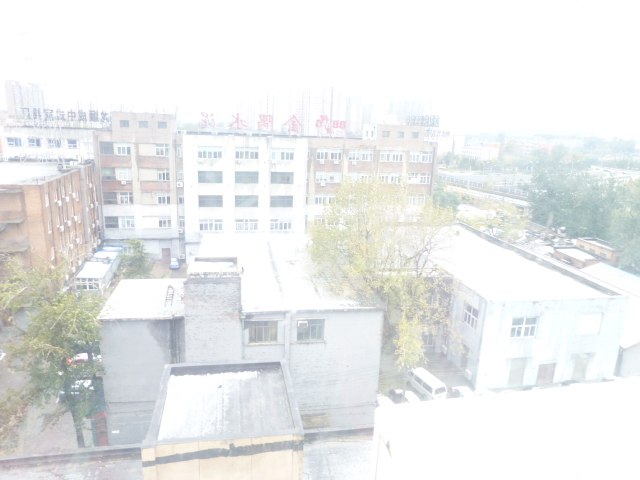
#> input picture Histogram Equalization/sample images/sample01.jpg, 640 x 480 px; its folder holds only this picture in this run
$ python histeq.py
#> lines starting #> are read from the running program, lines starting #| are printed output that depends on the picture
import numpy as np
import matplotlib.pyplot as plt
from PIL import Image, ImageOps
import os
import cv2

raw_image_list=[]
def read_jpeg_files_in_folder(folder_path):
    """
    Read JPEG (.jpeg and .jpg) files in a folder.

    Args:
    folder_path (str): The path to the folder containing JPEG files.

    Returns:
    list of PIL.Image.Image: A list of PIL Image objects representing the JPEG files.
    """
#> called with folder_path = './sample images'
    jpeg_files = []

    # Ensure the folder path is valid
    if not os.path.isdir(folder_path):
        raise ValueError("The provided folder path is not valid.")

    # List all files in the folder
    file_list = os.listdir(folder_path)

    # Iterate through each file
    for file_name in file_list:
        # Check if the file has a .jpeg or .jpg extension (case-insensitive)
        if file_name.lower().endswith(('.jpeg', '.jpg')):
            file_path = os.path.join(folder_path, file_name)
            try:
                # Open the image using Pillow
                image = Image.open(file_path)
#> image is the input picture: PIL image 640x480 RGB; mean R, G, B 233.6, 235.3, 234.8
                jpeg_files.append(image)
            except Exception as e:
                print(f"Error opening {file_name}: {str(e)}")

    return jpeg_files
def image_prep(img):
    im1 = ImageOps.grayscale(img)

    # convert image into a numpy array
    img = np.asarray(img)
    img_grey = np.asarray(im1)
    # print(img.shape)
    img_red= img[:,:,0]

    # print(img_red.shape)
    img_green= img[:,:,1]

    # print(img_blue.shape)
    img_blue= img[:,:,2]
    ph_list=[img_grey,img_red,img_green,img_blue]
    return ph_list


raw_image_list=read_jpeg_files_in_folder('./sample images')
#> raw_image_list = 1 item
sep_image_list=[]
for pic in raw_image_list:
    sep_image_list.append(image_prep(pic))
#> this loop made 1 pass
#> pass 1, in image_prep, `img_red= img[:,:,0]`:
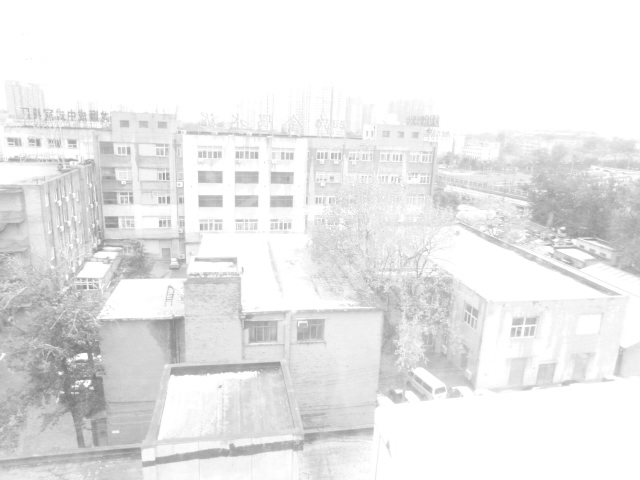
#> img_red: shape (480, 640); min 121, max 255, mean 233.6
#> pass 1, in image_prep, `img_blue= img[:,:,2]`:
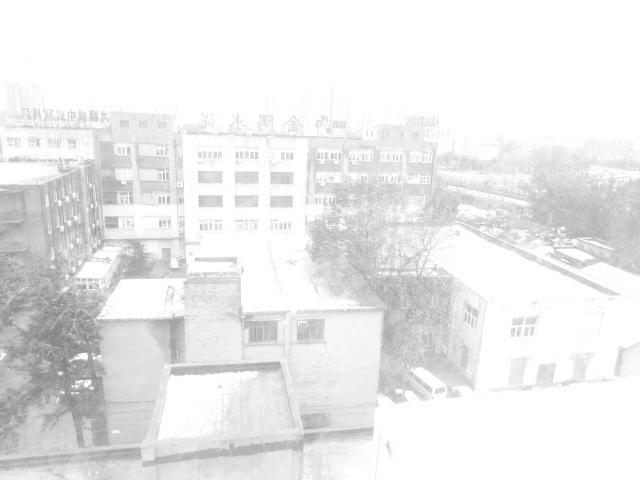
#> img_blue: shape (480, 640); min 130, max 255, mean 234.8
#> after the loop, sep_image_list = 1 item


def histogram_equalization(image):

    # Calculate the histogram of the input image
    histogram, bins = np.histogram(image.flatten(), bins=256, range=(0, 256))

    # Calculate the cumulative distribution function (CDF) of the histogram
    cdf = histogram.cumsum()
    cdf_normalized = ((cdf - cdf.min()) * 255) / (cdf.max() - cdf.min())
    cdf_normalized= cdf_normalized.astype('uint8')

    # Apply histogram equalization to the image
    equalized_image = np.interp(image.flatten(), bins[:-1], cdf_normalized)
    equalized_image = equalized_image.reshape(image.shape)

    # # Clip the values to be within [0, 255]
    equalized_image = np.clip(equalized_image, 0, 255).astype(np.uint8)

    return equalized_image

def grey_jux(pic_b,pic_a,map,i):
    # Display the original and equalized images
    plt.figure(figsize=(10, 5))
    plt.subplot(2, 2, 1)
    plt.title("Original Image")
    plt.imshow(pic_b, cmap=map)
    plt.axis('off')

    plt.subplot(2, 2, 2)
    plt.title("Equalized Image")
    plt.imshow(pic_a, cmap=map)
    plt.axis('off')

    plt.subplot(2, 2, 3)
    plt.title("Original Histogram")
    plt.hist(pic_b.flatten(),bins=255)

    plt.subplot(2, 2, 4)
    plt.title("Equalized Histogram")
    plt.hist(pic_a.flatten(), bins=255)

    #plt.show()
    plt.savefig('bw_fig' + str(i) + '.jpg')

def col_jux(pic_b,pic_a,map,j,k,l,phr,phg,phb,i):
    # Display the original and equalized images
    plt.figure(figsize=(10, 5))
    plt.subplot(2, 2, 1)
    plt.title("Original Image")
    plt.imshow(pic_b, cmap=map)
    plt.axis('off')

    plt.subplot(2, 2, 2)
    plt.title("Equalized Image")
    plt.imshow(pic_a, cmap=map)
    plt.axis('off')

    plt.subplot(2, 2, 3)
    plt.title("Original Histogram")
    plt.hist(j.flatten(), bins=255, color='r', alpha=0.5, label="Red")
    plt.hist(k.flatten(), bins=255, color='g', alpha=0.5, label="Green")
    plt.hist(l.flatten(), bins=255, color='b', alpha=0.5, label="Blue")
    plt.legend()

    plt.subplot(2, 2, 4)
    plt.title("Equalized Histogram")
    plt.hist(phr.flatten(), bins=255,color='r',alpha=0.5,label="Red")
    plt.hist(phg.flatten(), bins=255,color='g',alpha=0.5,label="Green")
    plt.hist(phb.flatten(), bins=255,color='b',alpha=0.5,label="Blue")
    plt.legend()

    #plt.show()
    plt.savefig('col_fig'+str(i)+'.jpg')


def colour_combine(r,g,b):
    red_img = Image.fromarray(r).convert("L")
    green_img = Image.fromarray(g).convert("L")
    blue_img = Image.fromarray((b)).convert("L")
    ci=Image.merge("RGB", (red_img, green_img, blue_img))
    return ci
#for greyscale
for i in range(len(sep_image_list)):
    grey_jux(sep_image_list[i][0],histogram_equalization(sep_image_list[i][0]),'gray',i)
#for RGB
    phr=histogram_equalization(sep_image_list[i][1])
    phg=histogram_equalization(sep_image_list[i][2])
    phb=histogram_equalization(sep_image_list[i][3])
    col_jux(raw_image_list[i],colour_combine(phr,phg,phb),'viridis',sep_image_list[i][1],sep_image_list[i][2],sep_image_list[i][3],phr,phg,phb,i)
#> this loop made 1 pass
#> pass 1, in histogram_equalization, `equalized_image = equalized_image.reshape(image.shape)`:
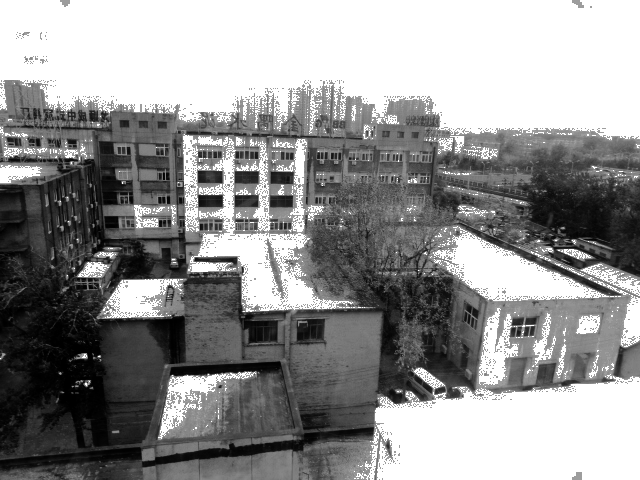
#> equalized_image: shape (480, 640) float64; min 0, max 255, mean 146.8
#> pass 1, in grey_jux, `plt.savefig('bw_fig' + str(i) + '.jpg')`:
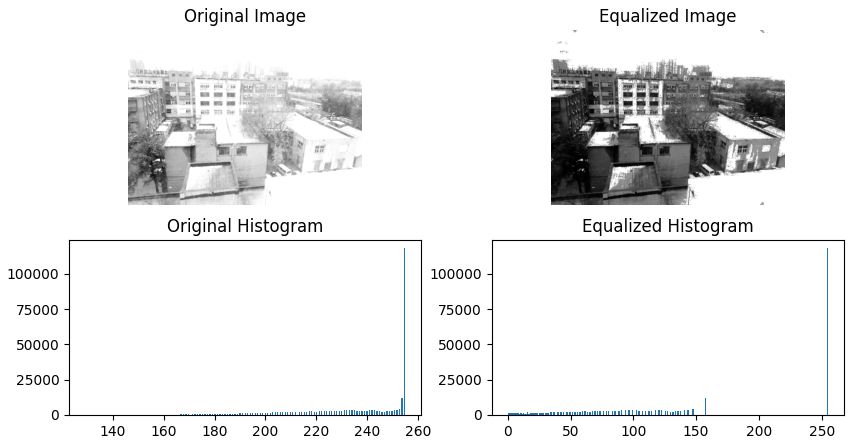
#> figure drawn by matplotlib, 4 panels; panel 3: tallest bar 117999 high, from x = 254.5 to 255; panel 4: tallest bar 117999 high, from x = 254 to 255
#> pass 1, in histogram_equalization (call 2), `equalized_image = equalized_image.reshape(image.shape)`:
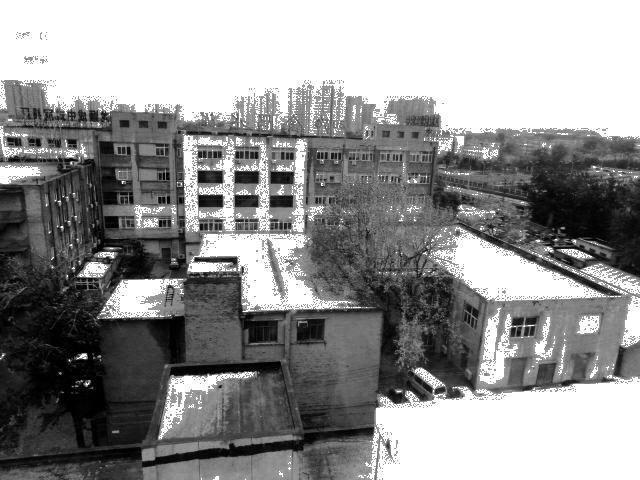
#> equalized_image: shape (480, 640) float64; min 0, max 255, mean 146.4
#> pass 1, in col_jux, `plt.savefig('col_fig'+str(i)+'.jpg')`:
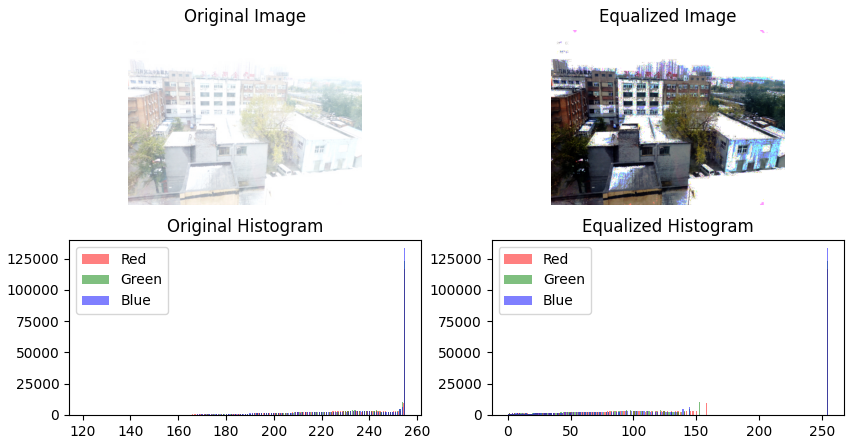
#> figure drawn by matplotlib, 4 panels; panel 3: tallest bar 116832 high, from x = 254.5 to 255; panel 3: tallest bar 122976 high, from x = 254.5 to 255; panel 3: tallest bar 133127 high, from x = 254.5 to 255; panel 4: tallest bar 116832 high, from x = 254 to 255

$ run again, on Histogram Equalization/sample images/sample05.jpeg
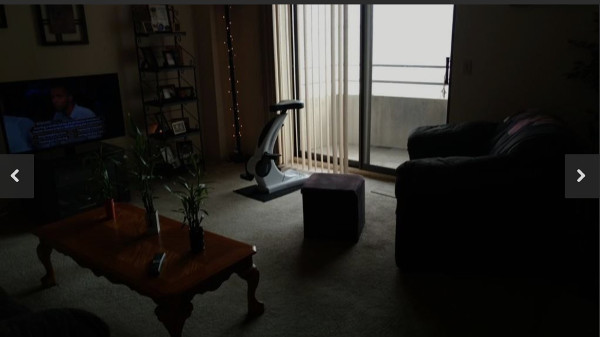
#> input picture Histogram Equalization/sample images/sample05.jpeg, 600 x 337 px
#> in read_jpeg_files_in_folder, image is the input picture: PIL image 600x337 RGB; mean R, G, B 38.6, 36.7, 33
#> raw_image_list = 1 item
#> the loop `for pic in raw_image_list:` made 1 pass
#> the loop `for i in range(len(sep_image_list)):` made 1 pass
#> pass 1, in histogram_equalization (call 2), `equalized_image = equalized_image.reshape(image.shape)`:
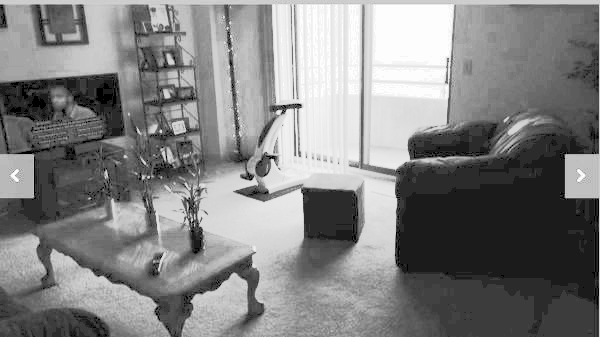
#> equalized_image: shape (337, 600) float64; min 0, max 255, mean 129.8
#> pass 1, in col_jux, `plt.savefig('col_fig'+str(i)+'.jpg')`:
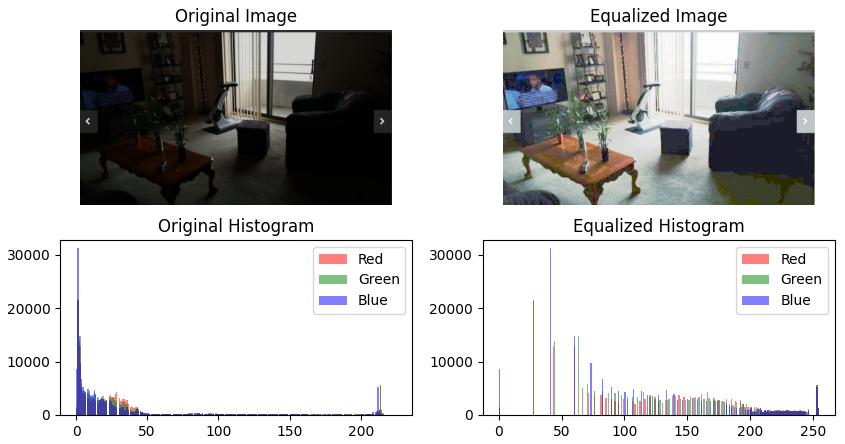
#> figure drawn by matplotlib, 4 panels; panel 3: tallest bar 21595 high, from x = 0.882 to 1.76; panel 3: tallest bar 21292 high, from x = 0.882 to 1.76; panel 3: tallest bar 31181 high, from x = 0.882 to 1.76; panel 4: tallest bar 21595 high, from x = 27 to 28

$ run again, on Histogram Equalization/sample images/sample06.jpg
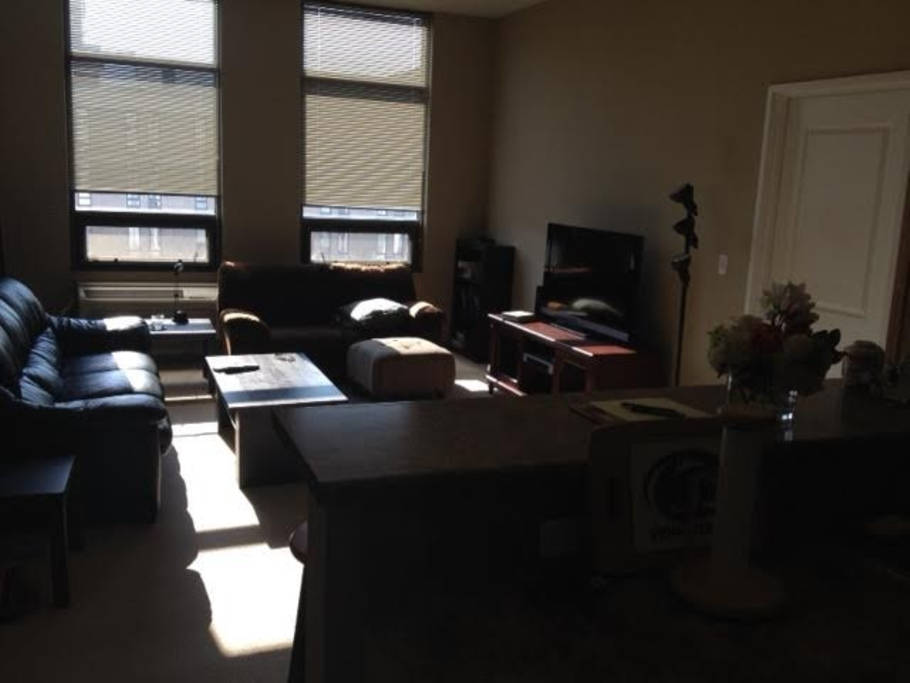
#> input picture Histogram Equalization/sample images/sample06.jpg, 910 x 683 px
#> in read_jpeg_files_in_folder, image is the input picture: PIL image 910x683 RGB; mean R, G, B 58.9, 54.5, 50.4
#> raw_image_list = 1 item
#> the loop `for pic in raw_image_list:` made 1 pass
#> pass 1, in image_prep, `img_blue= img[:,:,2]`:
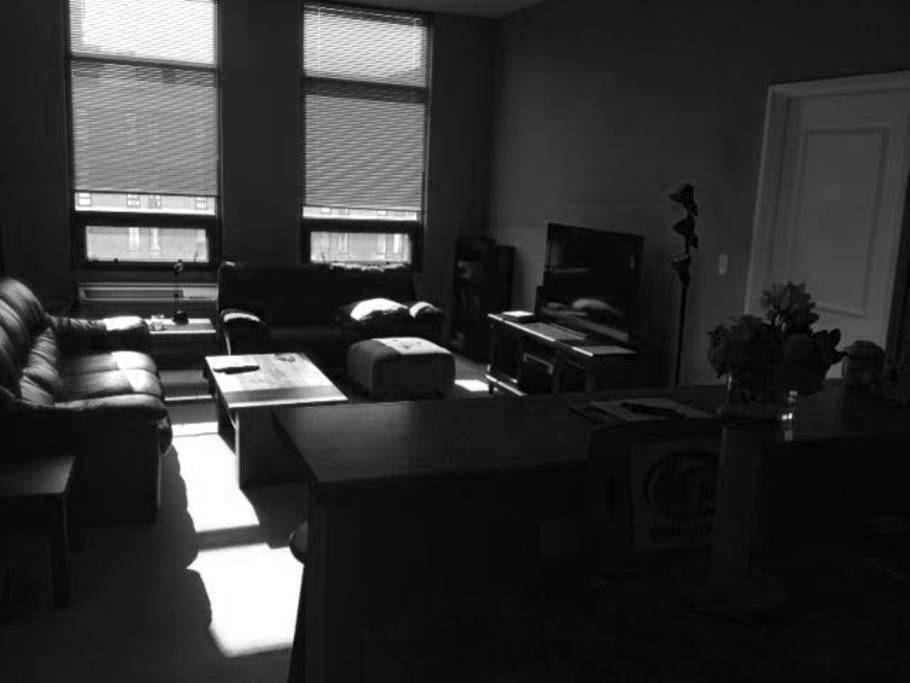
#> img_blue: shape (683, 910); min 0, max 255, mean 50.4
#> the loop `for i in range(len(sep_image_list)):` made 1 pass
#> pass 1, in col_jux, `plt.savefig('col_fig'+str(i)+'.jpg')`:
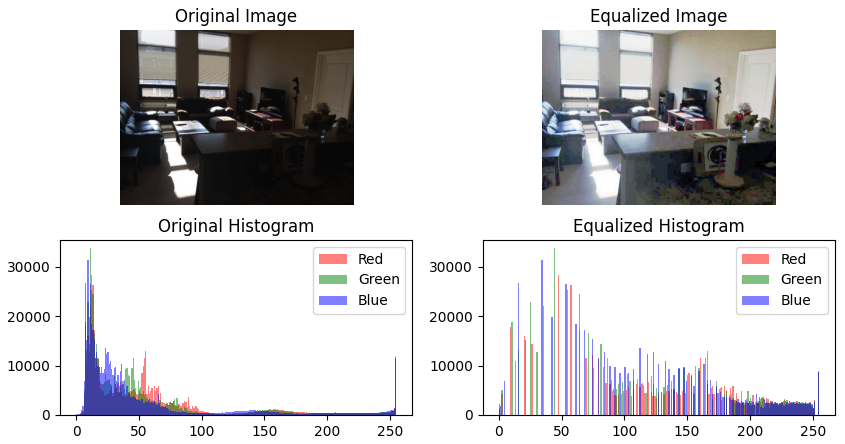
#> figure drawn by matplotlib, 4 panels; panel 3: tallest bar 28419 high, from x = 12 to 13; panel 3: tallest bar 33781 high, from x = 11 to 12; panel 3: tallest bar 31453 high, from x = 9 to 10; panel 4: tallest bar 28419 high, from x = 47 to 48

$ run again, on Histogram Equalization/sample images/sample07.jpg
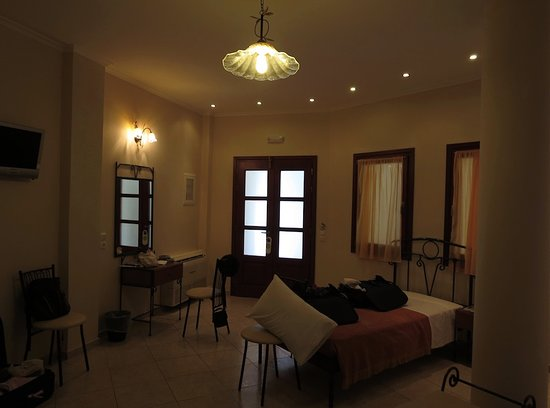
#> input picture Histogram Equalization/sample images/sample07.jpg, 550 x 408 px
#> in read_jpeg_files_in_folder, image is the input picture: PIL image 550x408 RGB; mean R, G, B 67.6, 49.3, 30.8
#> raw_image_list = 1 item
#> the loop `for pic in raw_image_list:` made 1 pass
#> pass 1, in image_prep, `img_blue= img[:,:,2]`:
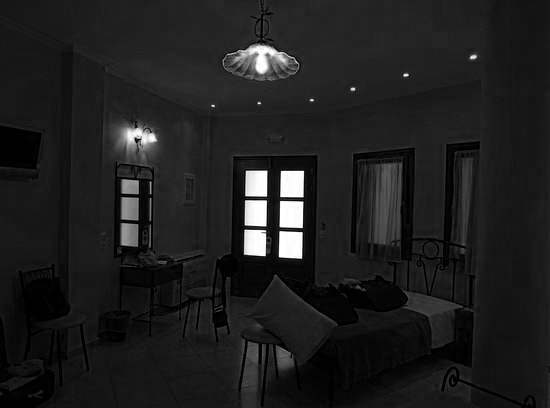
#> img_blue: shape (408, 550); min 0, max 255, mean 30.8
#> the loop `for i in range(len(sep_image_list)):` made 1 pass
#> pass 1, in col_jux, `plt.savefig('col_fig'+str(i)+'.jpg')`:
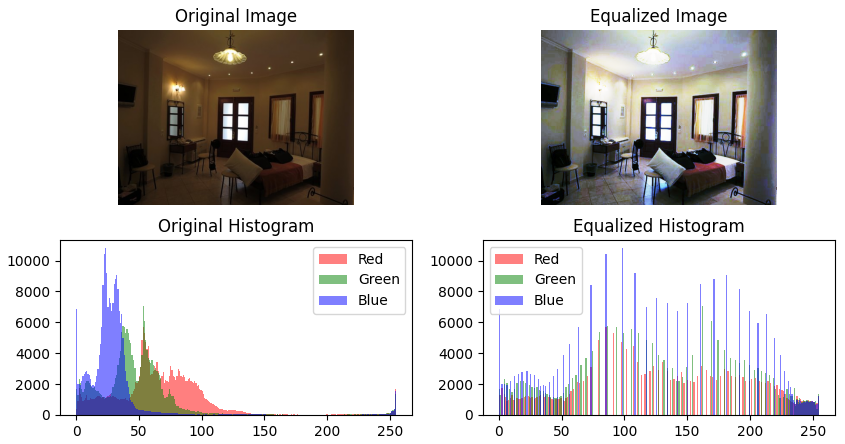
#> figure drawn by matplotlib, 4 panels; panel 3: tallest bar 5692 high, from x = 53 to 54; panel 3: tallest bar 7032 high, from x = 53 to 54; panel 3: tallest bar 10789 high, from x = 23 to 24; panel 4: tallest bar 5692 high, from x = 85 to 86
